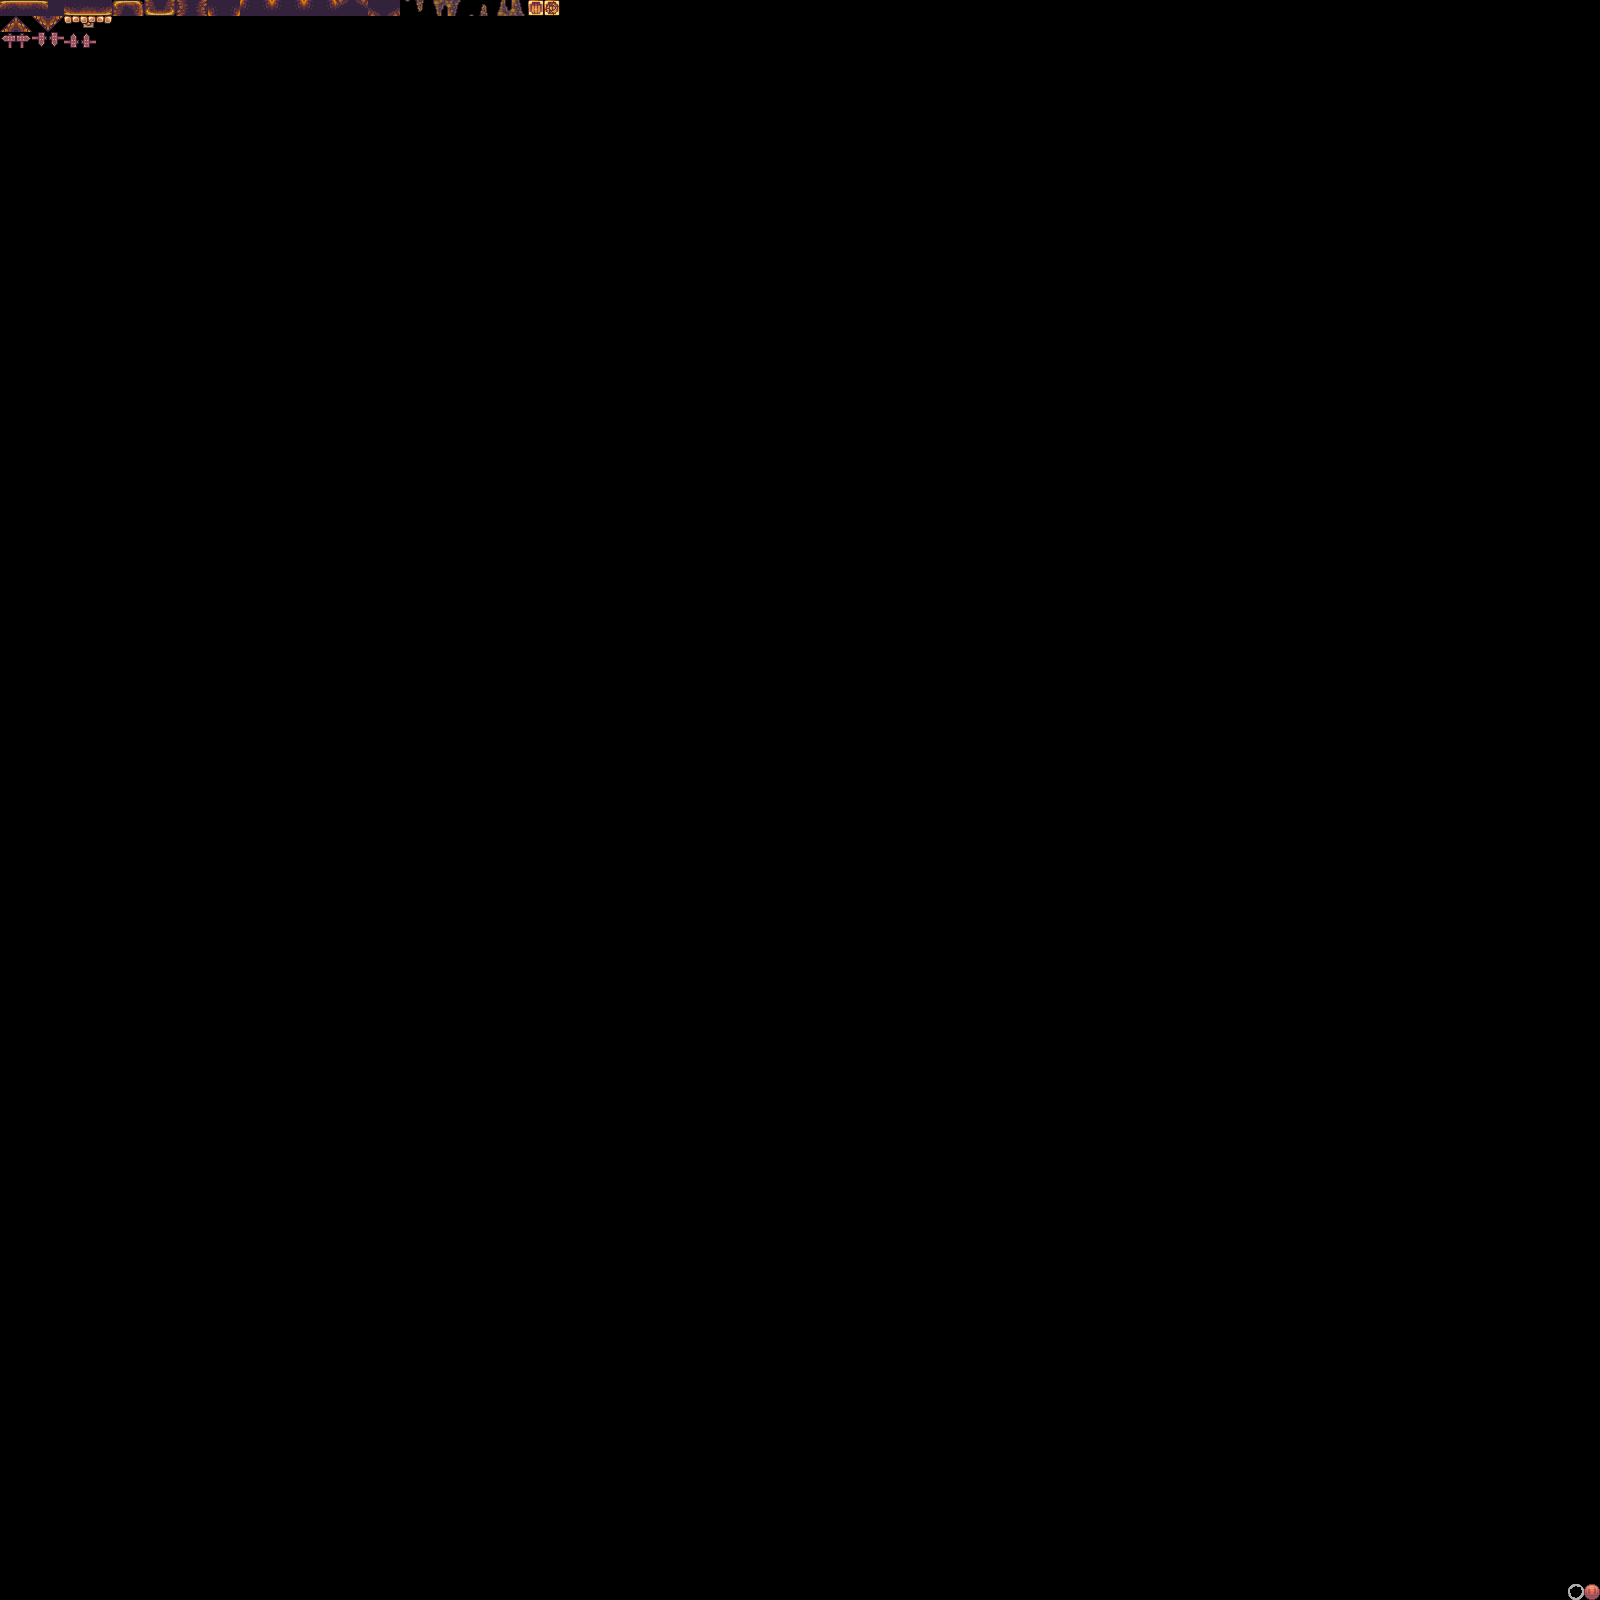

A 2D game scene composited from a Tiled map and its tileset images. What follows is a short description and the map's XML, with each tile layer's data collapsed to a summary:
An orthogonal 100x100 tile map with 16x16 px tiles, 1 tile layer (タイルレイヤー1), 2 tilesets.

<map version="1.9" tiledversion="1.9.2" orientation="orthogonal" renderorder="right-down" width="100" height="100" tilewidth="16" tileheight="16" infinite="0" nextlayerid="2" nextobjectid="1">
 <editorsettings>
  <export target="使うやつ..tmx" format="tmx" />
 </editorsettings>
 <tileset firstgid="1" source="MapChip.tsx" />
 <tileset firstgid="385" source="使うやつ.tsx" />
 <layer id="1" name="タイルレイヤー1" width="100" height="100">
  <data>[10000 cells, 50 non-empty, 37 distinct tile ids]</data>
 </layer>
</map>
